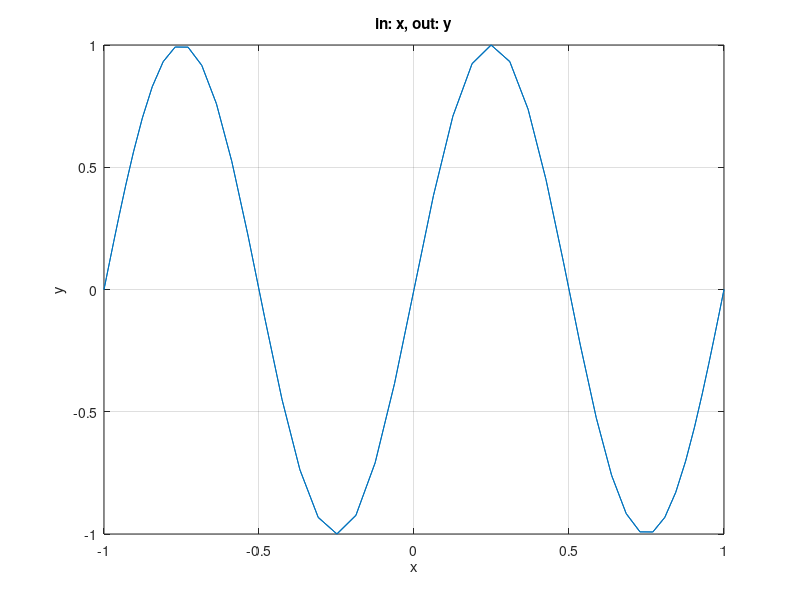

Write the MATLAB code that produced this figure.
t=0:0.01:1;
z1=sin(2*pi*sin(2*pi*t));

figure;
plot(sin(2*pi*t), z1)
title('in: x, out: y');
xlabel('x')
ylabel('y')
grid on